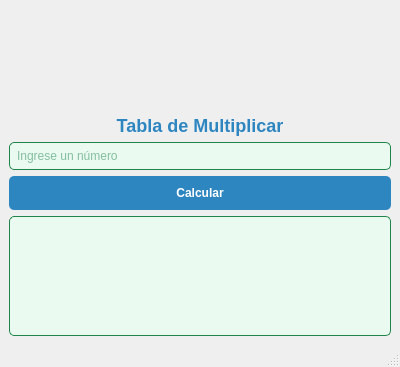
<?xml version="1.0" encoding="UTF-8"?>
<ui version="4.0">
 <class>MainWindow</class>
 <widget class="QMainWindow" name="MainWindow">
  <property name="geometry">
   <rect>
    <x>0</x>
    <y>0</y>
    <width>400</width>
    <height>350</height>
   </rect>
  </property>
  <property name="windowTitle">
   <string>Tabla de Multiplicar</string>
  </property>
  <widget class="QWidget" name="centralwidget">
   <layout class="QVBoxLayout" name="verticalLayout">
    <item>
     <layout class="QHBoxLayout" name="horizontalLayout_top">
      <item>
       <widget class="QLabel" name="label_izquierda">
        <property name="styleSheet">
         <string notr="true">font-size: 14px; color: #2E86C1;</string>
        </property>
        <property name="text">
         <string/>
        </property>
        <property name="pixmap">
         <pixmap resource="../../Archivo/recursos.qrc">:/Logos/logouat2.jpg</pixmap>
        </property>
        <property name="scaledContents">
         <bool>true</bool>
        </property>
        <property name="alignment">
         <set>Qt::AlignCenter</set>
        </property>
        <property name="minimumSize">
         <size>
          <width>100</width>
          <height>100</height>
         </size>
        </property>
       </widget>
      </item>
      <item>
       <widget class="QLabel" name="label_derecha">
        <property name="styleSheet">
         <string notr="true">font-size: 14px; color: #2E86C1;</string>
        </property>
        <property name="text">
         <string/>
        </property>
        <property name="pixmap">
         <pixmap resource="../../Archivo/recursos.qrc">:/Logos/logouat.jpg</pixmap>
        </property>
        <property name="scaledContents">
         <bool>true</bool>
        </property>
        <property name="alignment">
         <set>Qt::AlignCenter</set>
        </property>
        <property name="minimumSize">
         <size>
          <width>100</width>
          <height>100</height>
         </size>
        </property>
       </widget>
      </item>
     </layout>
    </item>
    <item>
     <widget class="QLabel" name="label_titulo">
      <property name="styleSheet">
       <string notr="true">font-size: 18px; font-weight: bold; color: #2E86C1;</string>
      </property>
      <property name="text">
       <string>Tabla de Multiplicar</string>
      </property>
      <property name="alignment">
       <set>Qt::AlignCenter</set>
      </property>
     </widget>
    </item>
    <item>
     <widget class="QLineEdit" name="input_numero">
      <property name="styleSheet">
       <string notr="true">background-color: #EAFAF1; color: #1E8449; padding: 5px; border: 1px solid #1E8449; border-radius: 5px;</string>
      </property>
      <property name="placeholderText">
       <string>Ingrese un número</string>
      </property>
     </widget>
    </item>
    <item>
     <widget class="QPushButton" name="button_calcular">
      <property name="styleSheet">
       <string notr="true">background-color: #2E86C1; color: white; padding: 10px; border-radius: 5px; font-weight: bold;</string>
      </property>
      <property name="text">
       <string>Calcular</string>
      </property>
     </widget>
    </item>
    <item>
     <widget class="QTextEdit" name="text_resultado">
      <property name="enabled">
       <bool>true</bool>
      </property>
      <property name="sizePolicy">
       <sizepolicy hsizetype="Expanding" vsizetype="Expanding">
        <horstretch>0</horstretch>
        <verstretch>0</verstretch>
       </sizepolicy>
      </property>
      <property name="minimumSize">
       <size>
        <width>0</width>
        <height>120</height>
       </size>
      </property>
      <property name="styleSheet">
       <string notr="true">background-color: #EAFAF1; color: #1E8449; padding: 10px; border: 1px solid #1E8449; border-radius: 5px; font-size: 14px;</string>
      </property>
      <property name="readOnly">
       <bool>true</bool>
      </property>
     </widget>
    </item>
   </layout>
  </widget>
  <widget class="QMenuBar" name="menubar">
   <property name="geometry">
    <rect>
     <x>0</x>
     <y>0</y>
     <width>400</width>
     <height>18</height>
    </rect>
   </property>
  </widget>
  <widget class="QStatusBar" name="statusbar"/>
 </widget>
 <resources>
  <include location="../../Archivo/recursos.qrc"/>
 </resources>
 <connections/>
</ui>
